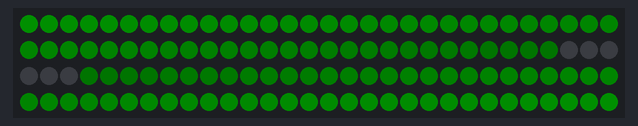
Recording of a sketch running on a simulated Arduino Uno, built with avr-gcc and run on an emulated ATmega328P. On the bench: 120 RGB LEDs in strip order, left to right, continuing on the next row. Dim RGB values are drawn brighter than linear.

Above: at 0.47 s.
At 38.82 s:
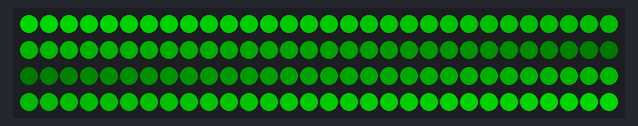

The sketch:

blooming-breathing.ino
```cpp
#include <Adafruit_NeoPixel.h>

#define LED_PIN    6       // Digital pin connected to the LED strip
#define LED_COUNT  120     // Number of LEDs in the strip

// Declare our NeoPixel strip object
Adafruit_NeoPixel strip(LED_COUNT, LED_PIN, NEO_GRB + NEO_KHZ800);

void setup() {
  strip.begin();
  strip.show(); // Initialize all pixels to 'off'
}

void loop() {
  breathingBloomEffect(strip.Color(0, 255, 0), 10); // Breathing bloom effect with green color
}

// Function to create a breathing bloom effect
void breathingBloomEffect(uint32_t color, int speed) {
  for(int brightness = 0; brightness < 256; brightness++) {
    applyBreathingBloom(color, brightness);
    strip.show();
    delay(speed);
  }

  for(int brightness = 255; brightness >= 0; brightness--) {
    applyBreathingBloom(color, brightness);
    strip.show();
    delay(speed);
  }
}

// Function to apply breathing and blooming effect
void applyBreathingBloom(uint32_t color, int brightness) {
  for(int i = 0; i < LED_COUNT / 2; i++) {
    int scaledBrightness = (brightness * (i + 1)) / (LED_COUNT / 2); // Scale brightness for blooming effect
    uint32_t newColor = colorDim(color, scaledBrightness);

    int left = (LED_COUNT / 2) - i - 1;
    int right = (LED_COUNT / 2) + i;

    if(left >= 0) strip.setPixelColor(left, newColor);
    if(right < LED_COUNT) strip.setPixelColor(right, newColor);
  }
}

// Function to adjust the brightness of a color
uint32_t colorDim(uint32_t color, int brightness) {
  uint8_t r = (uint8_t)(color >> 16);
  uint8_t g = (uint8_t)(color >>  8);
  uint8_t b = (uint8_t) color;

  r = (r * brightness) / 255;
  g = (g * brightness) / 255;
  b = (b * brightness) / 255;

  return strip.Color(r, g, b);
}
```
